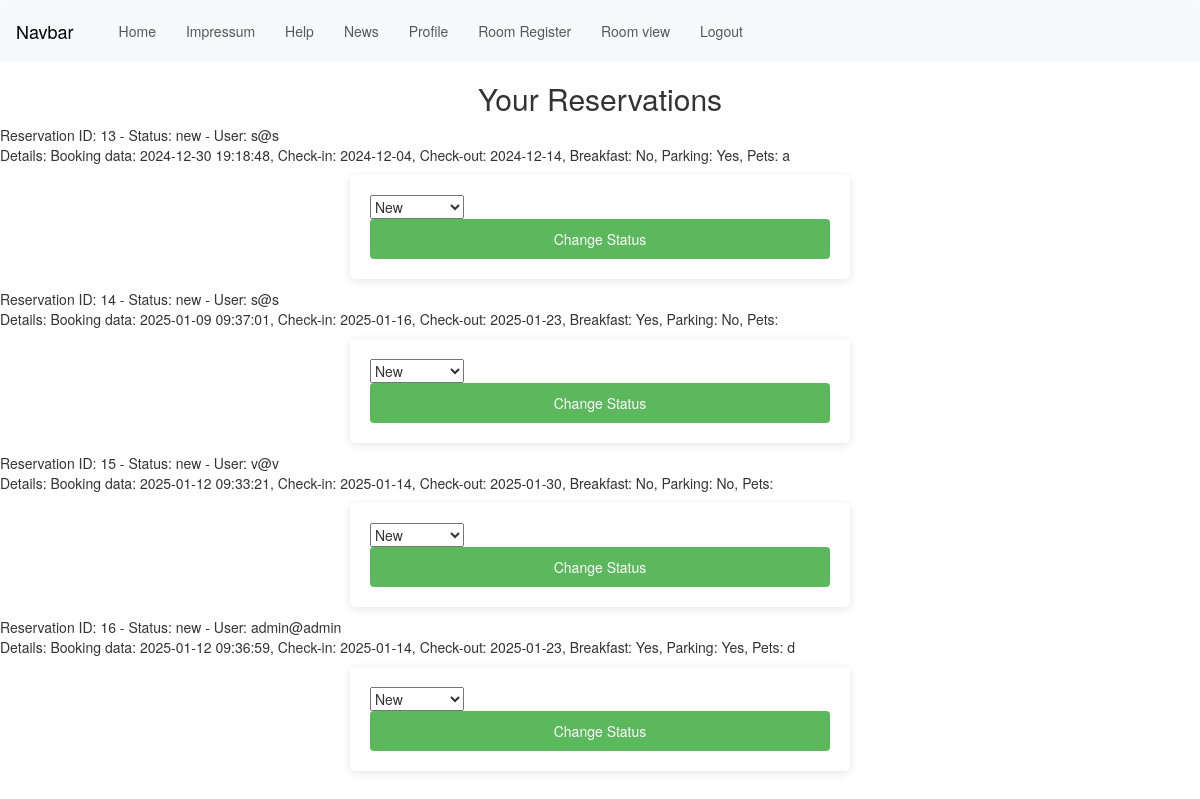
The app's page /inc/view_room.php (signed in), older data.
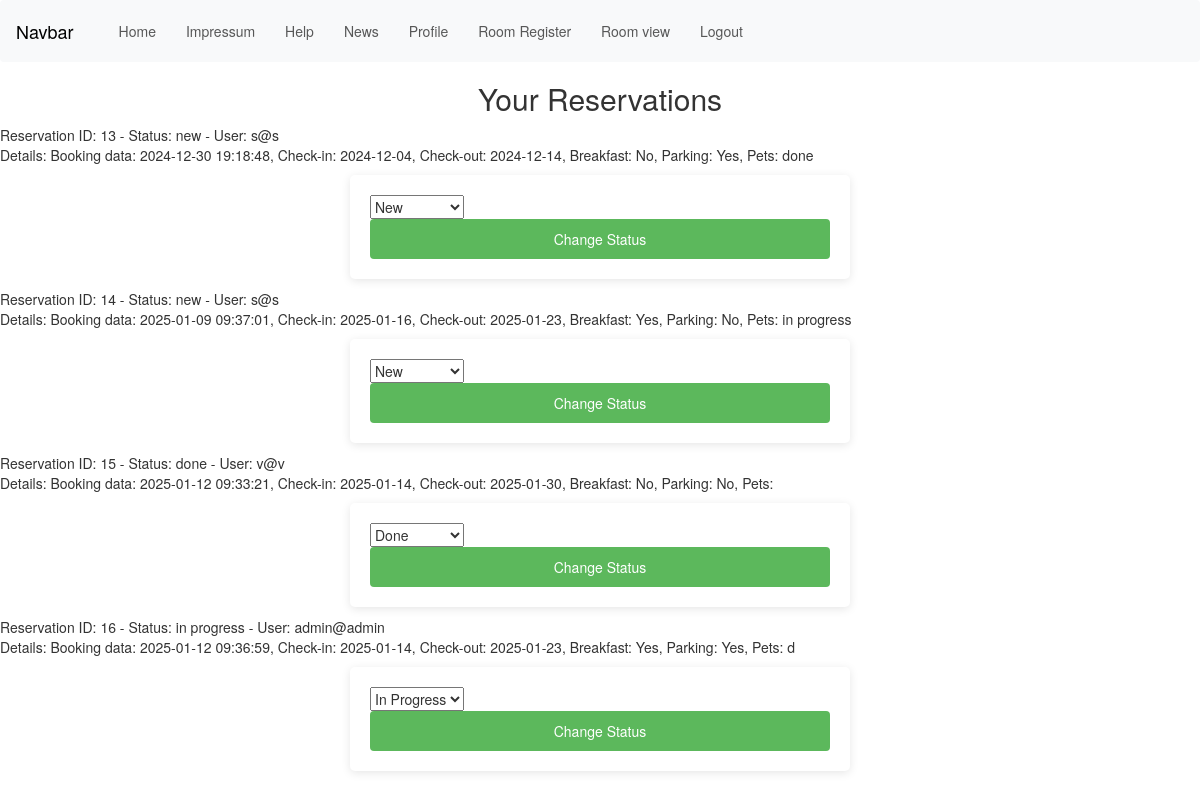
The same page, newer data.
### tables this page shows
CREATE TABLE `rooms` (
  `checkin` date NOT NULL,
  `checkout` date NOT NULL,
  `breakfast` varchar(10) NOT NULL,
  `parking` varchar(10) NOT NULL,
  `pets` varchar(100) NOT NULL,
  `id` int NOT NULL,
  `status` varchar(100) NOT NULL,
  `date` datetime NOT NULL,
  `email` varchar(30) NOT NULL
);

### inc/view_room.php (the view, shortened to what this page needs)
<head>
    <?php include 'head.php'; ?>
    <link rel="stylesheet" href="../res/css/style.css">
</head>
<body>
    <?php
    $tableName = 'rooms';
    include 'navigation.php';
    include 'db.php';
    echo "<h2 style='text-align: center;'>Your Reservations</h2>";
    if ($_SESSION['isAdmin']) {
        $sql = "SELECT * FROM $tableName";
    } else {
        $email = $_SESSION['user_logged_in'];
        $sql = "SELECT * FROM $tableName WHERE email='$email'";
    }
    $result = $db_obj->query($sql);
    $rows = [];
    while ($row = $result->fetch_array(MYSQLI_ASSOC)) {
        $rows[] = $row;
    }
    if (!empty($rows)) {
        foreach ($rows as $row) {
            echo "<p>Reservation ID: " . $row['id'] . " - Status: {$row['status']}";
            if ($_SESSION['isAdmin']) {
                echo " - User: " . $row['email'];
            }
            echo "<br>";
            echo "Details: Booking data: {$row['date']}, Check-in: {$row['checkin']}, Check-out: {$row['checkout']}, Breakfast: {$row['breakfast']}, Parking: {$row['parking']}, Pets: {$row['pets']}<br>";
            if ($_SESSION['isAdmin']) {
                echo "<form method='POST' action=''>";
                echo "<select name='new_status'>";
                echo "<option value='new'" . ($row['status'] == 'new' ? ' selected' : '') . ">New</option>";
                echo "<option value='in progress'" . ($row['status'] == 'in progress' ? ' selected' : '') . ">In Progress</option>";
                echo "<option value='done'" . ($row['status'] == 'done' ? ' selected' : '') . ">Done</option>";
                echo "</select>";
                echo "<input type='submit' value='Change Status'>";
                echo "</form>";
            }
            echo "</p>";
        }
    } else {
        echo "<p>No reservations found.</p>";
    }
    ?>
</body>

### inc/head.php (shortened to what this page needs)
<head>
    <link href="https://cdn.jsdelivr.net/npm/bootstrap@5.3.3/dist/css/bootstrap.min.css" rel="stylesheet"
>
</head>

### inc/navigation.php (shortened to what this page needs)
<?php
$currentDir = dirname($_SERVER['SCRIPT_FILENAME']);
if (strpos($currentDir, 'inc') !== false) {
    $cssPath = '../';
    $menuPath = '';
} else {
    $cssPath = '';
    $menuPath = 'inc/';
}
$isLoggedIn = isset($_SESSION['user_logged_in']);
$isAdmin = isset($_SESSION['isAdmin']) === true;
?>
<!DOCTYPE html>
<html>
<head>
    <link rel="stylesheet" href="<?php echo $cssPath; ?>res/css/navigation.css">
    <link rel="stylesheet" href="https://maxcdn.bootstrapcdn.com/bootstrap/3.4.1/css/bootstrap.min.css">
</head>
<body>
    <nav class="navbar navbar-expand-lg navbar-light bg-light">
        <a class="navbar-brand" href="#">Navbar</a>
        <div class="collapse navbar-collapse" id="navbarSupportedContent">
            <ul class="navbar-nav mr-auto">
                <li class="nav-item active">
                    <a class="nav-link" href="<?php echo $cssPath; ?>index.php">Home</a>
                </li>
                <li class="nav-item active">
                    <a class="nav-link" href="<?php echo $menuPath; ?>impressum_new.php">Impressum</a>
                </li>
                <li class="nav-item active">
                    <a class="nav-link" href="<?php echo $menuPath; ?>help.php">Help</a>
                </li>
                <li class="nav-item active">
                    <a class="nav-link" href="<?php echo $menuPath; ?>news.php">News</a>
                </li>
                <?php if ($isLoggedIn || $isAdmin): ?>
                    <li class="nav-item active"><a class="nav-link" href="<?php echo $menuPath; ?>profile.php">Profile</a>
                    </li>
                    <li class="nav-item active"><a class="nav-link" href="<?php echo $menuPath; ?>room_reg.php">Room
                            Register</a></li>
                    <li class="nav-item active"><a class="nav-link" href="<?php echo $menuPath; ?>view_room.php">Room
                            view</a></li>
                    <li class="nav-item active"><a class="nav-link" href="<?php echo $menuPath; ?>logout.php">Logout</a>
                    </li>
                <?php endif; ?>
            </ul>
        </div>
    </nav>
</body>
</html>

### res/css/style.css (style rules this page uses)
form { background: white; padding: 20px; border-radius: 5px; box-shadow: 0 2px 10px rgba(0, 0, 0, 0.1); width: 500px; margin: auto; }
input[type="submit"] { background-color: #5cb85c; color: white; border: none; padding: 10px; border-radius: 4px; cursor: pointer; width: 100%; }

### res/css/navigation.css (style rules this page uses)
nav { background-color: #333; padding: 10px; }
nav ul { list-style-type: none; margin: 0; padding: 0; display: flex; }
nav ul li { margin-right: 20px; }
nav ul li a { color: white; text-decoration: none; padding: 8px 16px; transition: background-color 0.3s; }

Row changes from the older to the newer data that the page shows:
changed rooms id 13: pets "a" → "done"
changed rooms id 14: pets (not shown) → "in progress"
changed rooms id 15: status "new" → "done"; new_status "New" → "Done"
changed rooms "admin@admin": status "new" → "in progress"; new_status "New" → "In Progress"
